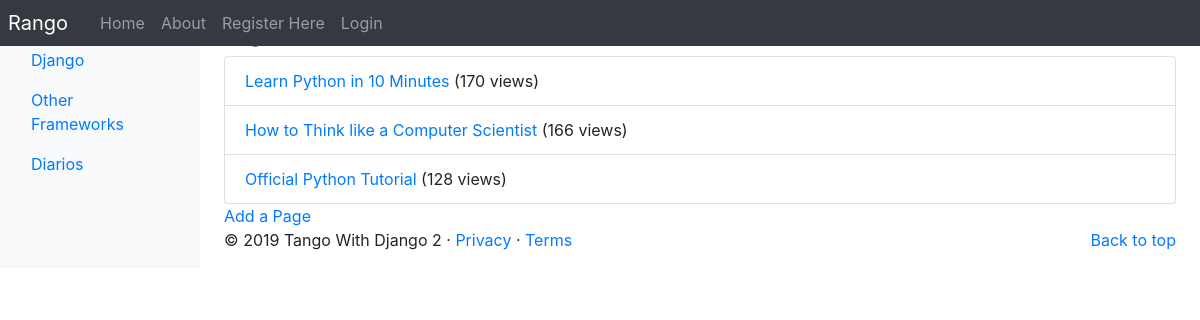
/rango/category/python/, run on an earlier commit of the app's database.
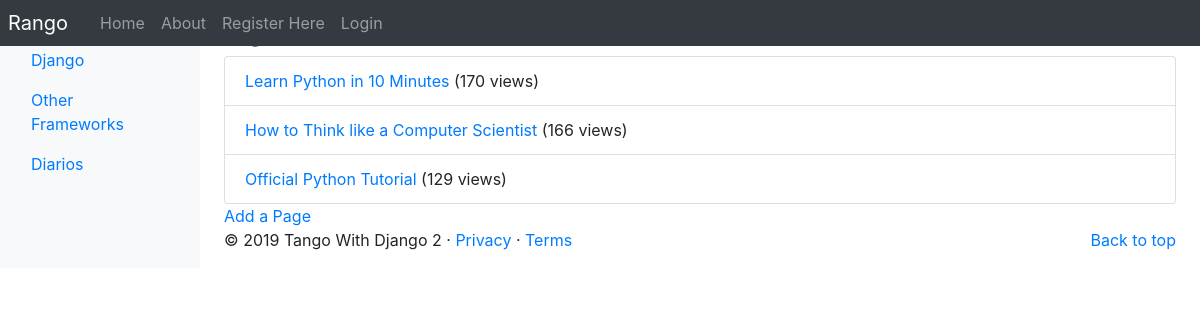
And on a later commit of the database.
### rango/models.py (models this page shows, shortened)
class Page(models.Model):
    category = models.ForeignKey(Category, on_delete=models.CASCADE)
    title = models.CharField(max_length=128)
    url = models.URLField(blank=True)
    views = models.IntegerField(default=0)

### rango/views.py (the view)
# urls.py: path('category/<slug:category_name_slug>/', views.show_category,
def show_category(request, category_name_slug):
    context_dict = {}
    try:
        category = Category.objects.get(slug=category_name_slug)
        pages = Page.objects.filter(category=category).order_by('-views')
        context_dict['pages'] = pages
        context_dict['category'] = category
    except Category.DoesNotExist:
        context_dict['category'] = None
        context_dict['pages'] = None
    return render(request, 'rango/category.html', context_dict)

### rango/templatetags/rango_extras.py (called while the page is built)
@register.inclusion_tag('rango/cats.html')
def get_category_list(cat=None):
    return {'cats': Category.objects.all(), 'act_cat': cat}

### templates/rango/category.html (shortened to what this page needs)
{% extends 'rango/base.html' %}
{% load staticfiles %}
{% block body_block %}
        {% if category%}
          <h1>{{ category.name }}</h1>
          {% if pages %}
          <ul class="list-group">
            {% for page in pages %}
            <li class="list-group-item">
              <a href="{% url 'rango:goto' %}?page_id={{page.id}}">{{ page.title }}</a>
              {% if page.views > 1 %}
                ({{ page.views }} views)
              {% elif page.views == 1 %}
                ({{ page.views }} view)
              {% endif %}
            </li>
            {% endfor %}
          </ul>
          {% else %}
            <strong>No hay páginas para esta categoría</strong>
          {% endif %}
          <a href="{% url 'rango:add_page' category.slug %}">Add a Page</a>
        {% else %}
           No existe la categoría.
        {% endif %}
{% endblock %}

What changed in the data, as far as the page shows it:
changed Page "Official Python Tutorial": views "128" → "129"
